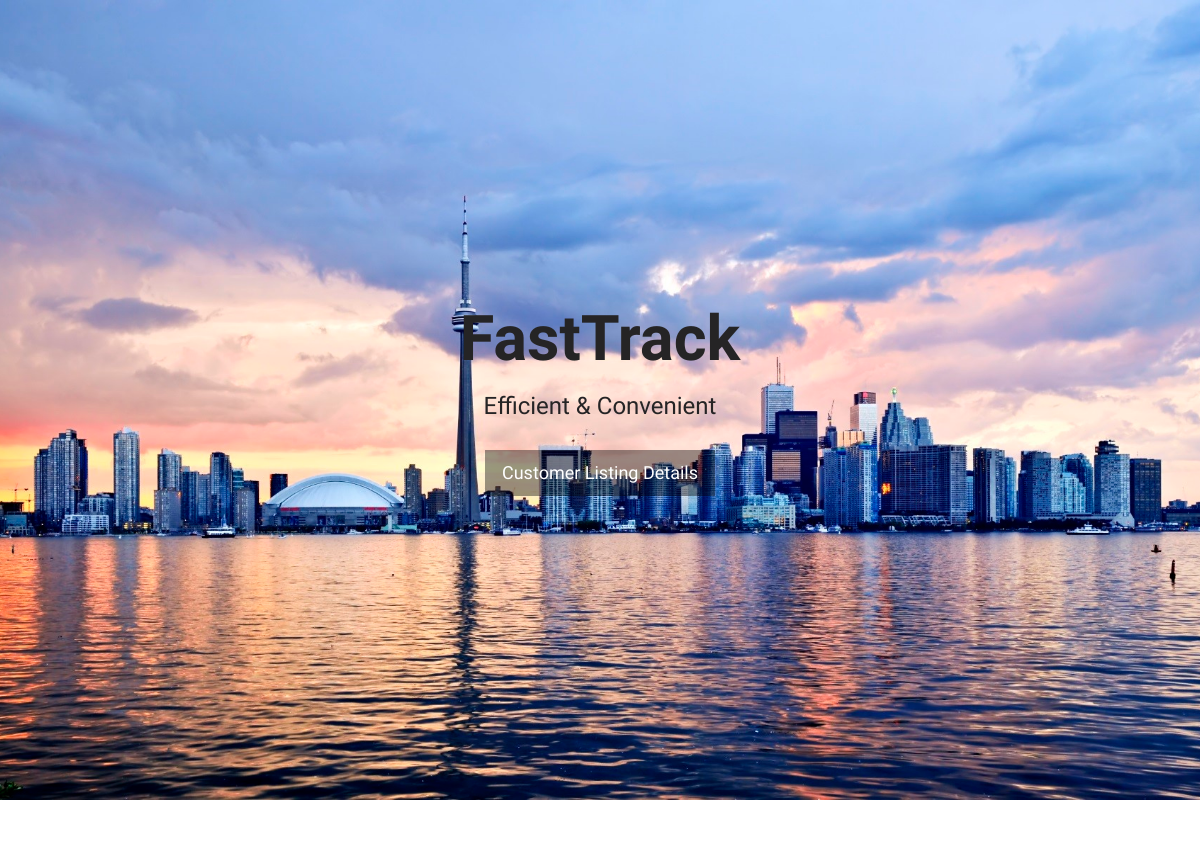
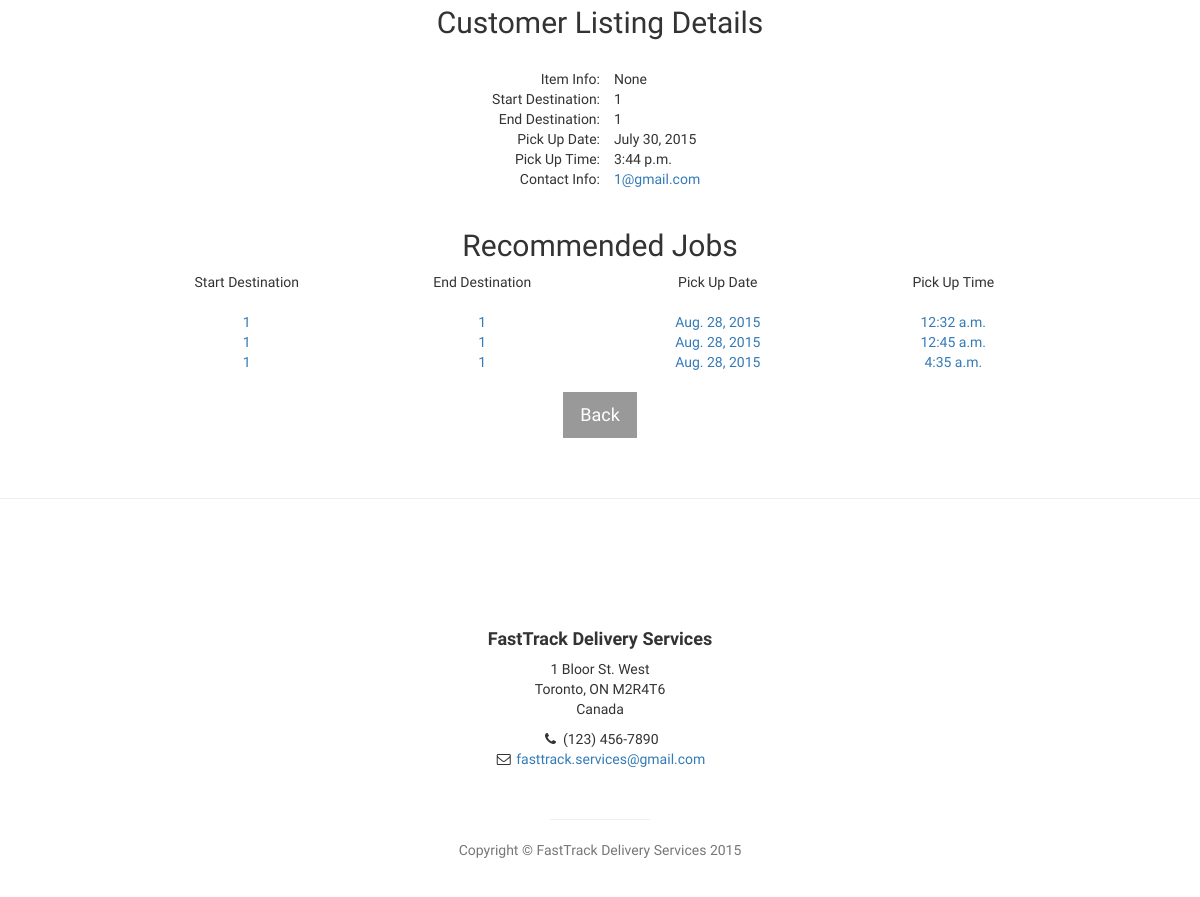
/api/jobPostings/1/, run on the app's committed database (2 pictures, top to bottom).
### ft/models.py (models this page shows, shortened)
class CustomerListing(models.Model):
    customerListingID = models.IntegerField(default=0)
    startLocation = models.CharField(max_length=200)
    endLocation = models.CharField(max_length=200)
    arrivalDate = models.DateField(default=0)
    arrivalTime = models.TimeField(default=0, null=True)
    itemInfo = models.CharField(max_length=200, null=True)
    status = models.BooleanField(default=True)
    poster = models.ForeignKey(Customer, null=True)

### ft/views.py (the view)
# urls.py: url(r'^jobPostings/(?P<pk>[0-9]+)/$', views.customerListingDetail, name='customerListingDetail'),
def customerListingDetail(request, pk):
    results = get_object_or_404(CustomerListing,pk=pk)
    contactInfo = results.poster.user.email
    recommend = CustomerListing.objects.filter(startLocation=results.startLocation,endLocation=results.endLocation).exclude(pk=pk)[0:3]
    return render(request, 'detail/customerListingdetail.html', {'CustomerListing': results, 'contactInfo':contactInfo, 'recommend':recommend})

### templates/detail/customerListingdetail.html (shortened to what this page needs)
{% extends "base.html" %}
{% block header %}
    <header id="main_header" class="header">
        <div class="text-vertical-center">
            <h1>FastTrack</h1>
            <h3>Efficient &amp; Convenient</h3>
            <br>
            <a href="#customer_listing" class="btn btn-dark btn-lg">Customer Listing Details</a>
        </div>
    </header>
    {% endblock %}
    {% block content %}
    <section id="customer_listing" class="customer_listing">
        <br><br>
        <h2 style="text-align:center">Customer Listing Details</h2>
        <br>
        <div class="container">
            <div class="col-lg-6">
                <div class="row text-right">
                    Item Info:
                </div>
                <div class="row text-right">
                    Start Destination:
                </div>
                <div class="row text-right">
                    End Destination:
                </div>
                <div class="row text-right">
                    Pick Up Date:
                </div>
                <div class="row text-right">
                    Pick Up Time:
                </div>
                <div class="row text-right">
                    Contact Info:
                </div>
            </div>
            <div class="col-lg-6">
                <div class="row text-left">
                    &nbsp; &nbsp; {{ CustomerListing.itemInfo }}
                </div>
                <div class="row text-left">
                    &nbsp; &nbsp; {{ CustomerListing.startLocation }}
                </div>
                <div class="row text-left">
                    &nbsp; &nbsp; {{ CustomerListing.endLocation }}
                </div>
                <div class="row text-left">
                    &nbsp; &nbsp; {{ CustomerListing.arrivalDate }}
                </div>
                <div class="row text-left">
                    &nbsp; &nbsp; {{ CustomerListing.arrivalTime }}
                </div>
                <div class="row text-left">
                    &nbsp; &nbsp; <a href="mailto:{{ contactInfo }}">{{ contactInfo }}</a>
                </div>
            </div>
        </div>
        <br>
        {% if recommend %}
        <h2 style="text-align:center">Recommended Jobs</h2>
        <div class="container">
            <div class="center">
                <div class="row">
                    <div class="text-center">
                        <div class="col-lg-3">
                        Start Destination
                        </div>
                        <div class="col-lg-3">
                        End Destination
                        </div>
                        <div class="col-lg-3">
                        Pick Up Date
                        </div>
                        <div class="col-lg-3">
                        Pick Up Time
                        </div>
                    </div>
                </div>
                <br>
                <div class="row">
                {% for r in recommend %}
                    <a href= "{% url 'customerListingDetail' pk=r.pk %}">
                        <div class="text-center">
                            <div class="col-lg-3">
                            {{ r.startLocation }}
                            </div>
                            <div class="col-lg-3">
                            {{ r.endLocation }}
                            </div>
                            <div class="col-lg-3">
                            {{ r.arrivalDate }}
                            </div>
                            <div class="col-lg-3">
                            {{ r.arrivalTime }}
                            </div>
                        </div>
                    </a>
                {% endfor %}
                </div>
            </div>
        </div>
        {% else %}
            <h4 style="text-align:center">No Recommendations</h4>
        {% endif %}
        <br>
        <div class="container">
            <div class="row text-center">
                <a href="/search_jobs/" class="btn btn-lg btn-dark">Back</a>
            </div>
        </div>
    <br><br>
    <hr>
    </section>
{% endblock %}

### templates/base.html (shortened to what this page needs)
{% load static %}
<!DOCTYPE html>
<html lang="en">
<head>
    <link href="{% static 'style/css/bootstrap.min.css' %}" rel="stylesheet">
    <link href="{% static 'style/css/base.css' %}" rel="stylesheet">
    <link href="{% static 'style/font-awesome/css/font-awesome.min.css' %}" rel="stylesheet" type="text/css">
</head>
<body>
    {% block header %}{% endblock %}
    <div id = "content">
        {% block content %}{% endblock %}
    </div>
    <footer>
        <div class="container">
            <div class="row">
                <div class="col-lg-10 col-lg-offset-1 text-center">
                    <h4><strong>FastTrack Delivery Services</strong>
                    </h4>
                    <p>1 Bloor St. West<br>Toronto, ON M2R4T6<br>Canada</p>
                    <ul class="list-unstyled">
                        <li><i class="fa fa-phone fa-fw"></i> (123) 456-7890</li>
                        <li><i class="fa fa-envelope-o fa-fw"></i>  <a href="mailto:name@example.com">fasttrack.services@gmail.com</a>
                        </li>
                    </ul>
                    <br>
                    <hr class="small">
                    <p class="text-muted">Copyright &copy; FastTrack Delivery Services 2015</p>
                </div>
            </div>
        </div>
    </footer>
</body>
</html>

### static/style/css/base.css (style rules this page uses)
html, body { width: 100%; height: 100%; font-family: "Source Sans Pro","Helvetica Neue",Helvetica,Arial,sans-serif; }
.text-vertical-center { display: table-cell; text-align: center; vertical-align: middle; color: #252425; }
.text-vertical-center h1 { margin: 0; padding: 0; font-size: 4.5em; font-weight: 700; }
.center { margin: 0 auto; width: 80%; }
.btn-dark { border-radius: 0; color: #fff; background-color: rgba(0,0,0,0.4); }
hr.small { max-width: 100px; }
.header { display: table; position: relative; width: 100%; height: 100%; background: url(../img/bg.jpg) no-repeat center center scroll; -webkit-background-size: cover; -moz-background-size: cover; background-size: cover; -o-background-size: cover; }
.col-lg-6 { width: 50%; }
footer { padding: 100px 0; }

### data on the page
CustomerListing: itemInfo "None", startLocation "1", endLocation "1", arrivalDate "July 30, 2015", arrivalTime "3:44 p.m."
CustomerListing: startLocation "1", endLocation "1", arrivalDate "Aug. 28, 2015", arrivalTime "12:32 a.m."
CustomerListing: startLocation "1", endLocation "1", arrivalDate "Aug. 28, 2015", arrivalTime "12:45 a.m."
CustomerListing: startLocation "1", endLocation "1", arrivalDate "Aug. 28, 2015", arrivalTime "4:35 a.m."

### other printed values
{{ contactInfo }} "1@gmail.com"
